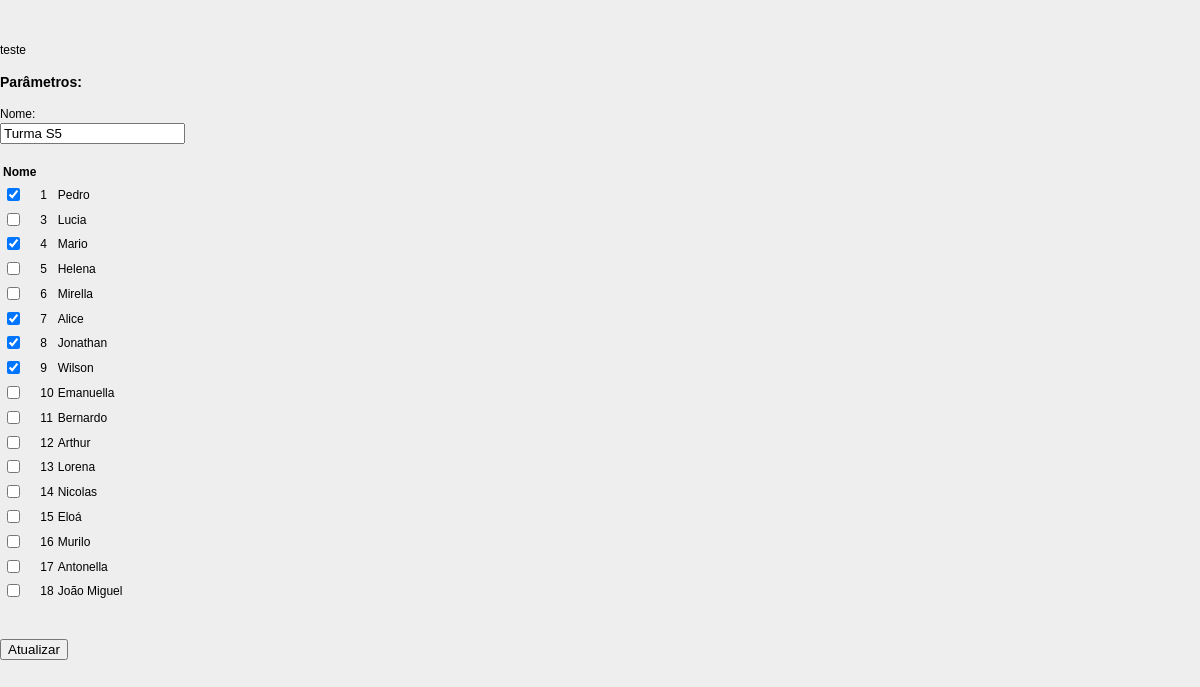
Page /cadastro/edit-reserva-sala/6 on the committed database.
### cadastro/models.py (models this page shows)
class ReservaSala(models.Model):
	id_reserva = models.AutoField(primary_key=True)
	nome = models.CharField(max_length=100)
	id_sala = models.ForeignKey(Sala, on_delete=models.CASCADE)
	class Meta:
		db_table = "reserva_sala"

class Pessoa(models.Model):
	id_pessoa = models.AutoField(primary_key=True)
	nome = models.CharField(max_length=100)
	sobrenome = models.CharField(max_length=100)
	class Meta:
		db_table = "pessoa"

### cadastro/views.py (the view)
# urls.py: path('edit-reserva-sala/<int:id>', views.edit_reserva_sala),
def edit_reserva_sala(request, id):
	reserva = ReservaSala.objects.get(id_reserva=id)
	pessoas = Pessoa.objects.all()
	pessoa_list = []
	for pessoa in list(pessoas.values()):
		pessoa_dict = {
			'id_pessoa': pessoa['id_pessoa'],
			'nome': pessoa['nome'],
		}
		reservado = ReservaSalaPessoa.objects.filter(pessoa_id=pessoa['id_pessoa']).filter(id_reserva=id)
		if reservado:
			pessoa_dict['checked'] = True
		else:
			pessoa_dict['checked'] = False
		pessoa_list.append(pessoa_dict)
	return render(request,'edit_reserva_sala.html', {'reserva': reserva, 'pessoas': pessoa_list})

### cadastro/templates/edit_reserva_sala.html (shortened to what this page needs)
<!DOCTYPE html>
<html lang="en">
<head>
    {% load static %}
    <link rel="stylesheet" href="{% static 'css/style.css' %}"/>
</head>
<body>
<form method="POST" class="post-form" action="/cadastro/update-reserva-sala/{{reserva.id_reserva}}">
  <div class="container">
	<br>  teste
    <div class="form-group row">
    	<div class="col-sm-4">
    		<h3>Parâmetros:</h3>
    	</div>
  	</div>
  	<div class="form-group row">
    	<label class="col-sm-2 col-form-label">Nome:</label>
    	<div class="col-sm-4">
        	<input type="text" name="nome" id="id_nome" required maxlength="100" value="{{ reserva.nome }}" />
    	</div>
  	</div>
	<br>
	<div class="form-group row">
	<table class="table table-striped table-bordered table-sm">
    <thead class="thead-dark">
    <tr>
        <th>Nome</th>
    </tr>
    </thead>
	<tbody>
  	{% for indice in pessoas %}
    <tr>
		<td>
			{% if indice.checked %}
  				<input type="checkbox" name="pessoa" id="option{{indice.id_pessoa}}" value={{indice.id_pessoa}} checked />
			{% else %}
  				<input type="checkbox" name="pessoa" id="option{{indice.id_pessoa}}" value={{indice.id_pessoa}} />
			{% endif %}
		</td>
		<td>{{ indice.id_pessoa }}</td>
		<td>{{ indice.nome }}</td>
    </tr>
  	{% endfor %}
    </tbody>
	</div>
	<br>
	<br>
  	<div class="form-group row">
    	<div class="col-sm-4">
    		<button type="submit" class="btn btn-success">Atualizar</button>
    	</div>
  	</div>
  </div>
</form>
</body>
</html>

### cadastro/static/css/style.css (style rules this page uses)
body { font:12px/1.4 Verdana,Arial; background:#eee; height:100%; margin:25px 0; padding:0 }

### rows in the picture
ReservaSala: nome "Turma S5"
Pessoa: nome "Pedro"
Pessoa: nome "Lucia"
Pessoa: nome "Mario"
Pessoa: nome "Helena"
Pessoa: nome "Mirella"
Pessoa: nome "Alice"
Pessoa: nome "Jonathan"
Pessoa: nome "Wilson"
Pessoa: nome "Emanuella"
Pessoa: nome "Bernardo"
Pessoa: nome "Arthur"
Pessoa: nome "Lorena"
Pessoa: nome "Nicolas"
Pessoa: nome "Eloá"
Pessoa: nome "Murilo"
Pessoa: nome "Antonella"
Pessoa: nome "João Miguel"

### other values in the picture
{{ indice.id_pessoa }} "1" "3" "4" "5" "6" "7" "8" "9" "10" "11" "12" "13" "14" "15" "16" "17" "18"
